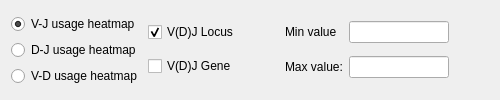
          <widget class="QWidget" name="tab_12">
           <attribute name="title">
            <string>V(D)J combination</string>
           </attribute>
           <layout class="QGridLayout" name="gridLayout_55">
            <item row="0" column="4">
             <spacer name="horizontalSpacer_28">
              <property name="orientation">
               <enum>Qt::Horizontal</enum>
              </property>
              <property name="sizeHint" stdset="0">
               <size>
                <width>40</width>
                <height>20</height>
               </size>
              </property>
             </spacer>
            </item>
            <item row="0" column="1">
             <layout class="QVBoxLayout" name="verticalLayout_9">
              <item>
               <widget class="QCheckBox" name="checkBoxLocus">
                <property name="text">
                 <string>V(D)J Locus</string>
                </property>
                <property name="checked">
                 <bool>true</bool>
                </property>
                <property name="autoExclusive">
                 <bool>true</bool>
                </property>
                <attribute name="buttonGroup">
                 <string notr="true">buttonGroup_2</string>
                </attribute>
               </widget>
              </item>
              <item>
               <widget class="QCheckBox" name="checkBoxGene">
                <property name="text">
                 <string>V(D)J Gene</string>
                </property>
                <property name="autoExclusive">
                 <bool>true</bool>
                </property>
                <attribute name="buttonGroup">
                 <string notr="true">buttonGroup_2</string>
                </attribute>
               </widget>
              </item>
             </layout>
            </item>
            <item row="0" column="0">
             <layout class="QVBoxLayout" name="verticalLayout_8">
              <item>
               <widget class="QRadioButton" name="radioButtonVJ">
                <property name="text">
                 <string>V-J usage heatmap</string>
                </property>
                <property name="checked">
                 <bool>true</bool>
                </property>
                <attribute name="buttonGroup">
                 <string notr="true">buttonGroup</string>
                </attribute>
               </widget>
              </item>
              <item>
               <widget class="QRadioButton" name="radioButtonDJ">
                <property name="text">
                 <string>D-J usage heatmap</string>
                </property>
                <attribute name="buttonGroup">
                 <string notr="true">buttonGroup</string>
                </attribute>
               </widget>
              </item>
              <item>
               <widget class="QRadioButton" name="radioButtonVD">
                <property name="text">
                 <string>V-D usage heatmap</string>
                </property>
                <attribute name="buttonGroup">
                 <string notr="true">buttonGroup</string>
                </attribute>
               </widget>
              </item>
             </layout>
            </item>
            <item row="0" column="3">
             <layout class="QGridLayout" name="gridLayout_66">
              <item row="1" column="1">
               <widget class="QLineEdit" name="lineEditMaxVDJ">
                <property name="maximumSize">
                 <size>
                  <width>100</width>
                  <height>16777215</height>
                 </size>
                </property>
               </widget>
              </item>
              <item row="1" column="0">
               <widget class="QLabel" name="label_114">
                <property name="maximumSize">
                 <size>
                  <width>100</width>
                  <height>16777215</height>
                 </size>
                </property>
                <property name="text">
                 <string>Max value:</string>
                </property>
               </widget>
              </item>
              <item row="0" column="0">
               <widget class="QLabel" name="label_115">
                <property name="maximumSize">
                 <size>
                  <width>100</width>
                  <height>16777215</height>
                 </size>
                </property>
                <property name="text">
                 <string>Min value</string>
                </property>
               </widget>
              </item>
              <item row="0" column="1">
               <widget class="QLineEdit" name="lineEditMinVDJ">
                <property name="maximumSize">
                 <size>
                  <width>100</width>
                  <height>16777215</height>
                 </size>
                </property>
               </widget>
              </item>
             </layout>
            </item>
            <item row="0" column="2">
             <spacer name="horizontalSpacer_29">
              <property name="orientation">
               <enum>Qt::Horizontal</enum>
              </property>
              <property name="sizeHint" stdset="0">
               <size>
                <width>40</width>
                <height>20</height>
               </size>
              </property>
             </spacer>
            </item>
           </layout>
          </widget>
